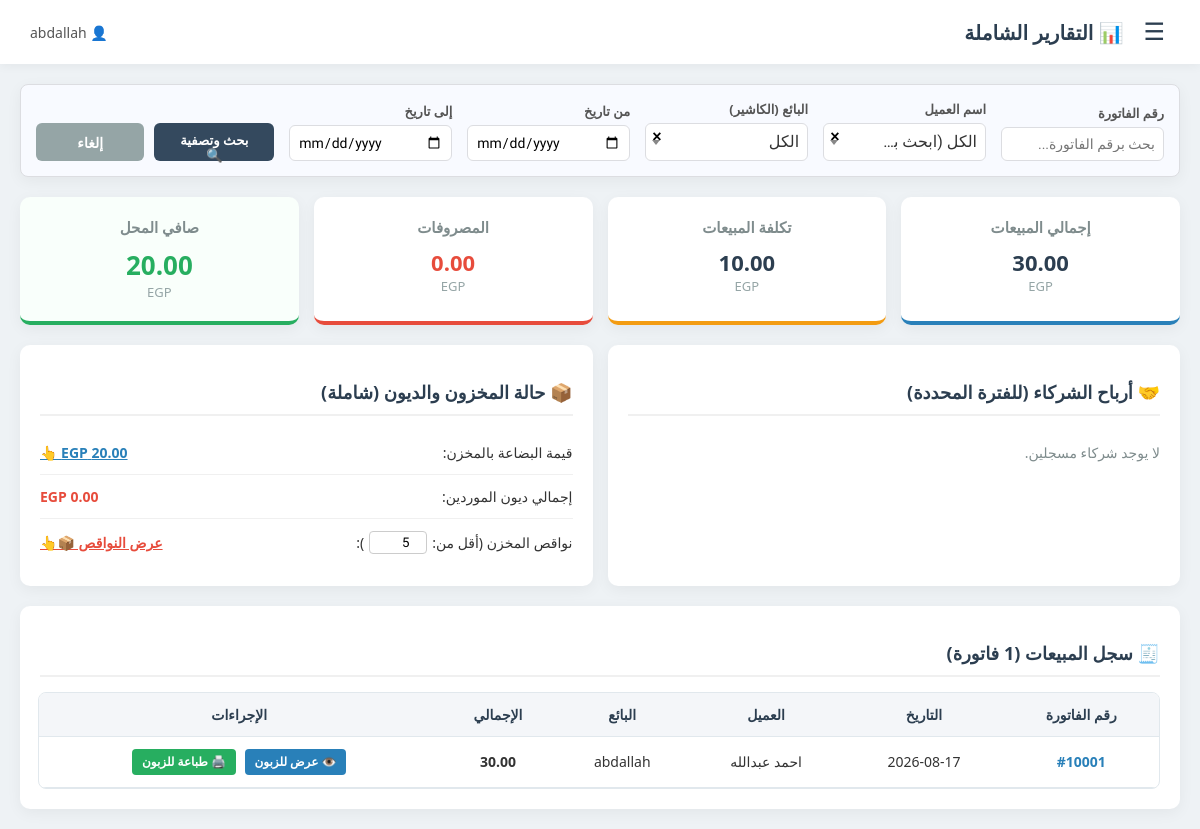
The app's page /reports (signed in), older data.
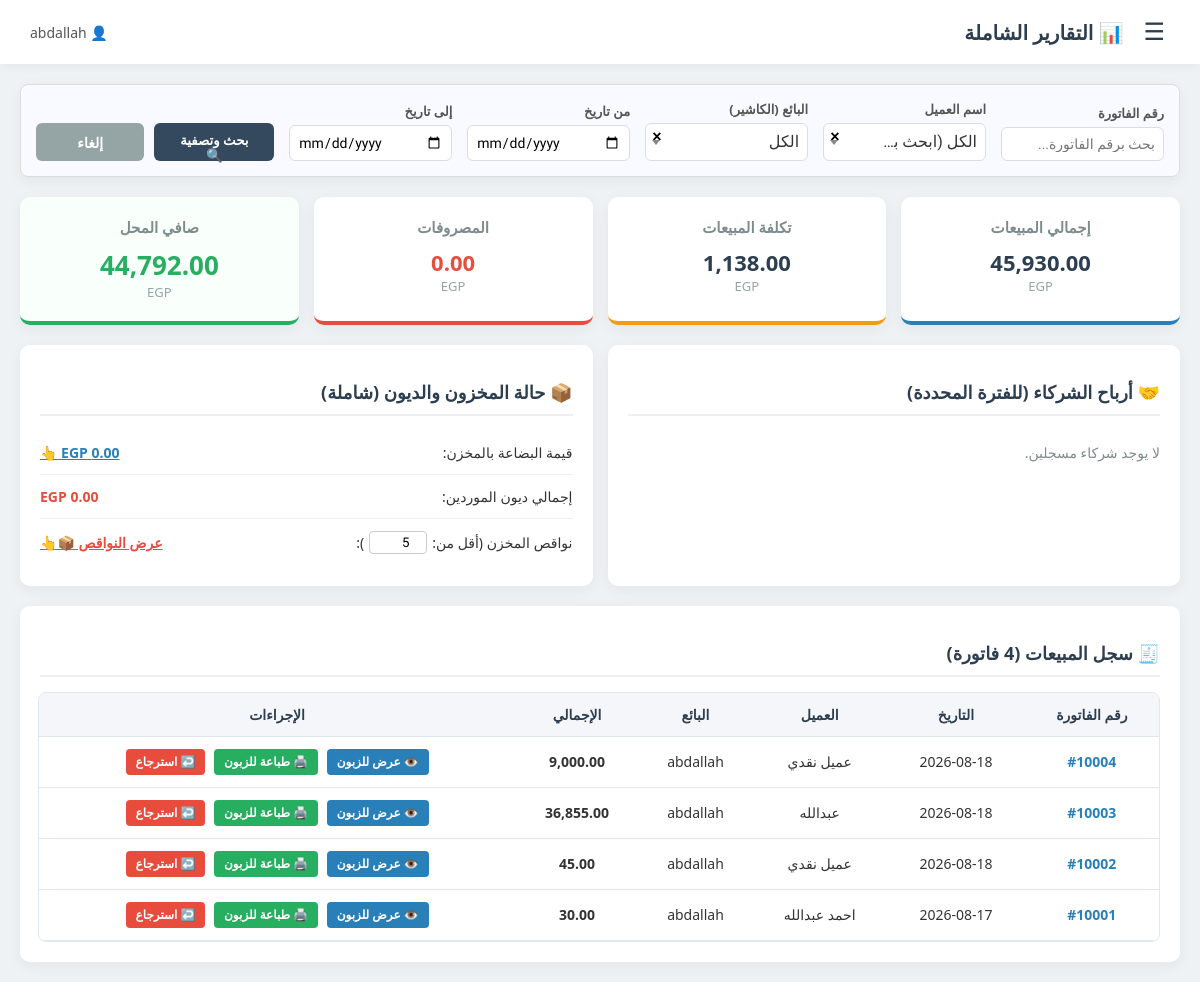
The same page, newer data.
### tables this page shows
CREATE TABLE users (
                        id INTEGER PRIMARY KEY AUTOINCREMENT, 
                        username TEXT NOT NULL, 
                        password TEXT NOT NULL, 
                        role TEXT DEFAULT 'admin'
                    , p_sales_v INTEGER DEFAULT 0, p_sales_a INTEGER DEFAULT 0, p_sales_e INTEGER DEFAULT 0, p_sales_d INTEGER DEFAULT 0, p_prod_v INTEGER DEFAULT 0, p_prod_a INTEGER DEFAULT 0, p_prod_e INTEGER DEFAULT 0, p_prod_d INTEGER DEFAULT 0, p_purch_v INTEGER DEFAULT 0, p_purch_a INTEGER DEFAULT 0, p_purch_e INTEGER DEFAULT 0, p_purch_d INTEGER DEFAULT 0, p_exp_v INTEGER DEFAULT 0, p_exp_a INTEGER DEFAULT 0, p_exp_e INTEGER DEFAULT 0, p_exp_d INTEGER DEFAULT 0, p_rep_v INTEGER DEFAULT 0, p_rep_a INTEGER DEFAULT 0, p_rep_e INTEGER DEFAULT 0, p_rep_d INTEGER DEFAULT 0, p_part_v INTEGER DEFAULT 0, p_part_a INTEGER DEFAULT 0, p_part_e INTEGER DEFAULT 0, p_part_d INTEGER DEFAULT 0, parent_id INTEGER, view_cost TEXT DEFAULT 'all', view_scope TEXT DEFAULT 'own', status TEXT DEFAULT 'active', expiry_date DATE, max_users INTEGER DEFAULT 0, pos_view TEXT DEFAULT 'desktop', allow_mobile_pos INTEGER DEFAULT 0);

CREATE TABLE invoices (
                        id INTEGER PRIMARY KEY AUTOINCREMENT, 
                        invoice_no TEXT NOT NULL, 
                        customer_name TEXT, 
                        customer_phone TEXT, 
                        total_amount REAL NOT NULL, 
                        total_profit REAL NOT NULL, 
                        created_at TIMESTAMP DEFAULT CURRENT_TIMESTAMP
                    , created_by TEXT DEFAULT 'admin', entity_id INTEGER DEFAULT 1);

### routes/reports.py (the view, shortened to what this page needs)
@reports_bp.route('/reports')
def reports_page():
    if not has_perm('rep', 'v'):
        flash('غير مصرح لك بعرض التقارير!', 'error')
        return redirect(url_for('auth.dashboard'))
    conn = get_db_conn()
    cursor = conn.cursor()
    entity = get_entity()
    date_from = request.args.get('date_from', '')
    date_to = request.args.get('date_to', '')
    inv_no_filter = request.args.get('invoice_no', '').strip()
    cust_name_filter = request.args.get('customer_name', '').strip()
    created_by_filter = request.args.get('created_by', '').strip()
    inv_cond = " WHERE 1=1"
    inv_params = []
    exp_cond = " WHERE 1=1"
    exp_params = []
    if entity != 'all':
        inv_cond += " AND invoices.entity_id=?"
        inv_params.append(entity)
        exp_cond += " AND entity_id=?"
        exp_params.append(entity)
    if date_from and date_to:
        inv_cond += " AND date(invoices.created_at) BETWEEN ? AND ?"
        inv_params.extend([date_from, date_to])
        exp_cond += " AND expense_date BETWEEN ? AND ?"
        exp_params.extend([date_from, date_to])
    if inv_no_filter:
        inv_cond += " AND invoices.invoice_no LIKE ?"
        inv_params.append(f"%{inv_no_filter}%")
    if cust_name_filter:
        inv_cond += " AND invoices.customer_name LIKE ?"
        inv_params.append(f"%{cust_name_filter}%")
    if created_by_filter:
        inv_cond += " AND invoices.created_by = ?"
        inv_params.append(created_by_filter)
    cursor.execute(f"SELECT SUM(total_amount), SUM(total_profit) FROM invoices{inv_cond}", inv_params)
    sales_data = cursor.fetchone()
    total_sales = sales_data[0] if sales_data[0] else 0.0
    total_gross_profit = sales_data[1] if sales_data[1] else 0.0
    total_cost = total_sales - total_gross_profit
    cursor.execute(f"SELECT SUM(amount) FROM expenses{exp_cond}", exp_params)
    total_expenses = cursor.fetchone()[0] or 0.0
    net_profit = total_gross_profit - total_expenses
    stats = {
        'total_sales': total_sales,
        'total_cost': total_cost,
        'total_expenses': total_expenses,
        'net_profit': net_profit
    }
    if entity == 'all':
        cursor.execute("SELECT SUM(cost_price * stock_qty) FROM products WHERE stock_qty > 0")
        stock_val = cursor.fetchone()[0] or 0.0
        cursor.execute("SELECT COUNT(*) FROM products WHERE stock_qty < 5")
        low_stock = cursor.fetchone()[0]
        cursor.execute("SELECT SUM(total_amount) FROM purchases WHERE status='pending'")
        supplier_debts = cursor.fetchone()[0] or 0.0
        cursor.execute("SELECT name, profit_share FROM partners")
        partners_db = cursor.fetchall()
        cursor.execute("SELECT DISTINCT customer_name FROM invoices WHERE customer_name IS NOT NULL AND customer_name != '' ORDER BY customer_name")
        unique_custs = [r[0] for r in cursor.fetchall()]
        cursor.execute("SELECT username FROM users UNION SELECT created_by FROM invoices WHERE created_by IS NOT NULL")
        unique_users = sorted([r[0] for r in cursor.fetchall() if r[0]])
    else:
        cursor.execute("SELECT SUM(cost_price * stock_qty) FROM products WHERE stock_qty > 0 AND entity_id=?", (entity,))
        stock_val = cursor.fetchone()[0] or 0.0
        cursor.execute("SELECT COUNT(*) FROM products WHERE stock_qty < 5 AND entity_id=?", (entity,))
        low_stock = cursor.fetchone()[0]
        cursor.execute("SELECT SUM(total_amount) FROM purchases WHERE status='pending' AND entity_id=?", (entity,))
        supplier_debts = cursor.fetchone()[0] or 0.0
        cursor.execute("SELECT name, profit_share FROM partners WHERE entity_id=?", (entity,))
        partners_db = cursor.fetchall()
        cursor.execute("SELECT DISTINCT customer_name FROM invoices WHERE customer_name IS NOT NULL AND customer_name != '' AND entity_id=? ORDER BY customer_name", (entity,))
        unique_custs = [r[0] for r in cursor.fetchall()]
        cursor.execute("SELECT username FROM users WHERE parent_id=? UNION SELECT created_by FROM invoices WHERE created_by IS NOT NULL AND entity_id=?", (session['user_id'], entity))
        unique_users = sorted([r[0] for r in cursor.fetchall() if r[0]])
    inventory_stats = {'stock_value': stock_val, 'low_stock': low_stock, 'supplier_debts': supplier_debts}
    partners_data = []
    cursor.execute(f"SELECT invoices.invoice_no, invoices.created_at, invoices.customer_name, invoices.total_amount, invoices.total_profit, invoices.created_by FROM invoices{inv_cond} ORDER BY invoices.id DESC LIMIT 150", inv_params)
    invoices = cursor.fetchall()
    conn.close()
    return render_template('reports.html', stats=stats, inventory=inventory_stats, partners=partners_data, invoices=invoices, date_from=date_from, date_to=date_to, customers=unique_custs, users=unique_users)

### auth.py (called while the page is built)
def get_entity():
    if session.get('role') == 'owner':
        return 'all'
    if session.get('role') == 'admin':
        return session.get('user_id')
    return session.get('parent_id')

def has_perm(module, action='v'):
    if 'username' not in session:
        return False
    if session.get('role') == 'owner':
        return True
    conn = get_db_conn()
    cursor = conn.cursor()
    try:
        cursor.execute(f"SELECT p_{module}_{action} FROM users WHERE id=?", (session['user_id'],))
        res = cursor.fetchone()
        conn.close()
        return bool(res and res[0] == 1)
    except:
        conn.close()
        return False

### database.py (called while the page is built)
def get_db_conn():
    conn = sqlite3.connect('store_db.sqlite', timeout=20)
    conn.execute('PRAGMA journal_mode=WAL;')
    return conn

### templates/reports.html (shortened to what this page needs)
<!DOCTYPE html>
<html dir="rtl" lang="ar">
<head>
    <link href="https://cdn.jsdelivr.net/npm/select2@4.1.0-rc.0/dist/css/select2.min.css" rel="stylesheet" />
</head>
<body>
    <header class="top-navbar">
        <div class="nav-right">
            <button class="menu-btn" onclick="toggleMenu()">☰</button>
            <h1>📊 التقارير الشاملة</h1>
        </div>
        <div class="user-info"><span>👤 {{ session['username'] }}</span></div>
    </header>
    <div class="main-container">
        <form class="card filters-row" action="/reports" method="GET">
            <div class="form-group">
                <label>رقم الفاتورة</label>
                <input type="text" name="invoice_no" value="{{ request.args.get('invoice_no', '') }}" placeholder="بحث برقم الفاتورة...">
            </div>
            <div class="form-group">
                <label>اسم العميل</label>
            </div>
            <div class="form-group">
                <label>البائع (الكاشير)</label>
            </div>
            <div class="form-group">
                <label>من تاريخ</label>
                <input type="date" name="date_from" value="{{ date_from }}">
            </div>
            <div class="form-group">
                <label>إلى تاريخ</label>
                <input type="date" name="date_to" value="{{ date_to }}">
            </div>
            <div class="filter-actions" style="display: flex; gap: 10px;">
                <button type="submit" class="btn-filter">بحث وتصفية 🔍</button>
                <a href="/reports" class="btn-reset">إلغاء</a>
            </div>
        </form>
        <div class="kpi-container">
            <div class="kpi-box sales">
                <h3>إجمالي المبيعات</h3>
                <div class="value">{{ "{:,.2f}".format(stats.total_sales) }}</div>
                <div class="currency">EGP</div>
            </div>
            {% if session.get('view_cost') == 'all' %}
            <div class="kpi-box cost">
                <h3>تكلفة المبيعات</h3>
                <div class="value">{{ "{:,.2f}".format(stats.total_cost) }}</div>
                <div class="currency">EGP</div>
            </div>
            <div class="kpi-box expenses">
                <h3>المصروفات</h3>
                <div class="value">{{ "{:,.2f}".format(stats.total_expenses) }}</div>
                <div class="currency">EGP</div>
            </div>
            <div class="kpi-box profit">
                <h3>صافي المحل</h3>
                <div class="value">{{ "{:,.2f}".format(stats.net_profit) }}</div>
                <div class="currency">EGP</div>
            </div>
            {% endif %}
        </div>
        <div class="grid-sections">
            {% if session.get('view_cost') in ['all', 'own'] %}
            <div class="card">
                <h2 class="section-title">🤝 أرباح الشركاء (للفترة المحددة)</h2>
                <ul class="info-list">
                    {% if partners %}
                        {% for p in partners %}
                        <li>
                            <span>{{ p.name }} ({{ p.share }}%)</span>
                            <span class="text-success">{{ "{:,.2f}".format(p.net) }} EGP</span>
                        </li>
                        {% endfor %}
                    {% else %}
                        <li><span style="color: #7f8c8d;">لا يوجد شركاء مسجلين.</span></li>
                    {% endif %}
                </ul>
            </div>
            {% endif %}
            <div class="card">
                <h2 class="section-title">📦 حالة المخزون والديون (شاملة)</h2>
                <ul class="info-list">
                    {% if session.get('view_cost') == 'all' %}
                    <li>
                        <span>قيمة البضاعة بالمخزن:</span>
                        <b class="clickable-item" onclick="openStockModal()">{{ "{:,.2f}".format(inventory.stock_value) }} EGP 👆</b>
                    </li>
                    <li>
                        <span>إجمالي ديون الموردين:</span>
                        <b class="text-danger">{{ "{:,.2f}".format(inventory.supplier_debts) }} EGP</b>
                    </li>
                    {% endif %}
                    <li>
                        <div style="display: flex; align-items: center; gap: 5px;">
                            <span>نواقص المخزن (أقل من:</span>
                            <input type="number" id="low_stock_input" value="5" style="width: 50px; padding: 3px; border: 1px solid #ccc; border-radius: 4px; text-align: center; font-family: 'Tajawal';">
                            <span>):</span>
                        </div>
                        <b class="clickable-item text-danger" style="color: #e74c3c;" onclick="openLowStockModal()">عرض النواقص 📦👆</b>
                    </li>
                </ul>
            </div>
        </div>
        <div class="card">
            <h2 class="section-title">🧾 سجل المبيعات ({{ invoices|length }} فاتورة)</h2>
            <div class="table-responsive">
                <table>
                    <thead>
                        <tr>
                            <th>رقم الفاتورة</th>
                            <th>التاريخ</th>
                            <th>العميل</th>
                            <th>البائع</th>
                            <th>الإجمالي</th>
                            <th>الإجراءات</th>
                        </tr>
                    </thead>
                    <tbody>
                        {% for inv in invoices %}
                        <tr>
                            <td style="font-weight: bold; color: #2980b9;">#{{ inv[0] }}</td>
                            <td>{{ inv[1][:10] }}</td>
                            <td>{{ inv[2] }}</td>
                            <td>{{ inv[5] or 'غير محدد' }}</td>
                            <td style="font-weight: bold;">{{ "{:,.2f}".format(inv[3]) }}</td>
                            <td class="action-cell">
                                <button class="btn-view" onclick="viewInvoice('{{ inv[0] }}')">👁️ عرض للزبون</button>
                                <a href="/print_old_invoice/{{ inv[0] }}" target="_blank" class="btn-print">🖨️ طباعة للزبون</a>
                                {% if session.get('p_rep_d') %}
                                <button class="btn-return" onclick="returnInvoice('{{ inv[0] }}')">↩️ استرجاع</button>
                                {% endif %}
                            </td>
                        </tr>
                        {% else %}
                        <tr>
                            <td colspan="6" style="padding: 20px; color: #7f8c8d;">لا توجد مبيعات تتطابق مع البحث.</td>
                        </tr>
                        {% endfor %}
                    </tbody>
                </table>
            </div>
        </div>
    </div>
</body>
</html>

Row changes from the older to the newer data that the page shows:
added invoices: invoice_no "10004", created_at "2026-08-18", customer_name "عميل نقدي", created_by "abdallah", total_amount "9,000.00"
added invoices: invoice_no "10003", created_at "2026-08-18", customer_name "عبدالله", created_by "abdallah", total_amount "36,855.00"
added invoices: invoice_no "10002", created_at "2026-08-18", customer_name "عميل نقدي", created_by "abdallah", total_amount "45.00"
shown differently, row unchanged: invoices "احمد عبدالله": now shows "↩️ استرجاع"
Text that changed along with them:
{{ "{:,.2f}".format(stats.total_sales) }}: "30.00" → "45,930.00"
{{ "{:,.2f}".format(stats.total_cost) }}: "10.00" → "1,138.00"
{{ "{:,.2f}".format(stats.net_profit) }}: "20.00" → "44,792.00"
{{ "{:,.2f}".format(inventory.stock_value) }}: "20.00" → "0.00"
